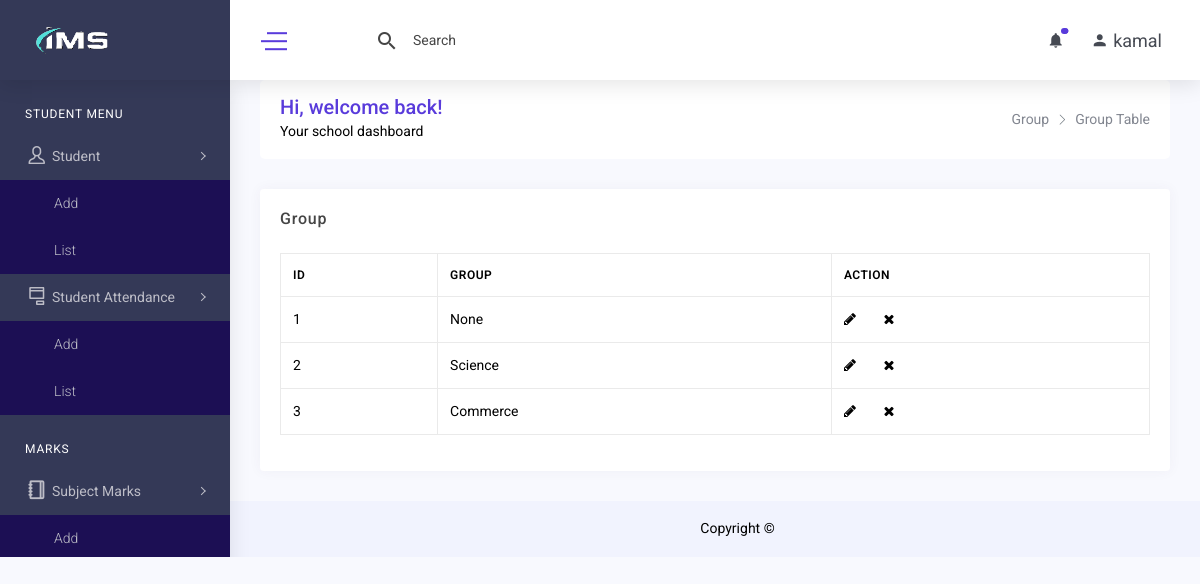
The page /group_list.php (signed in) on the database its author committed.
### tables this page shows
CREATE TABLE `group` (
  `id` int(11) NOT NULL,
  `group` varchar(255) DEFAULT NULL,
  `created_at` datetime DEFAULT NULL,
  `created_by` int(11) DEFAULT NULL,
  `updated_at` datetime DEFAULT NULL,
  `updated_by` int(11) DEFAULT NULL,
  `deleted_at` datetime DEFAULT NULL
);

### class/crud.php (called while the page is built, shortened)
<?php
    class crud{
        private $host='localhost';
        private $connection;
        public function __construct($user,$password,$database){
            $this->user=$user;
            $this->password=$password;
            $this->database=$database;
            $this->connection=new mysqli($this->host,$this->user,$this->password,$this->database);
        }
        public function common_select($table,$fields='*',$condition=false,$sort_field=false,$sort='ASC'){
            $result=array();
            $error=false;
            $sql="select $fields from $table where deleted_at is null ";
            $rs=$this->connection->query($sql);
            if($rs){
                if($rs->num_rows > 0){
                    while($r=$rs->fetch_object()){
                        array_push($result,$r);
                    }
                }
            }else{
                $error=$this->connection->error;
            }
            $return = array('data'=>$result,'error'=>$error);
            return $return;
        }
    }
?>

### include/connection.php (called while the page is built)
<?php
    include_once('class/crud.php');
    $mysqli=new crud("root","","ims");
    $baseurl="http://localhost/ims/";
?>

### group_list.php (the view, shortened to what this page needs)
<?php include('include/header.php') ?>
<?php include('include/sidebar.php')?>
    <div class="content-body">
        <div class="container-fluid">
            <div class="row page-titles mx-0">
                <div class="col-sm-6 p-md-0">
                    <div class="welcome-text">
                        <h4>Hi, welcome back!</h4>
                        <p class="mb-0">Your school dashboard</p>
                    </div>
                </div>
                <div class="col-sm-6 p-md-0 justify-content-sm-end mt-2 mt-sm-0 d-flex">
                    <ol class="breadcrumb">
                        <li class="breadcrumb-item"><a href="group_add.php">Group</a></li>
                        <li class="breadcrumb-item active"><a href="group_list.php">Group Table</a></li>
                    </ol>
                </div>
            </div>
            <div class="row">
                <div class="col-lg-12">
                    <div class="card">
                        <div class="card-header">
                            <h4 class="card-title">Group</h4>
                        </div>
                        <div class="card-body">
                            <div class="table-responsive">
                                <table class="table table-bordered verticle-middle table-responsive-sm">
                                    <thead>
                                        <tr>
                                            <th scope="col">ID</th>
                                            <th scope="col">Group</th>
                                            <th scope="col">Action</th>
                                        </tr>
                                    </thead>
                                    <tbody>
                                        <?php
                                            $result=$mysqli->common_select('`group`');
                                            if($result){
                                                if($result['data']){
                                                    $i=1;
                                                    foreach($result['data'] as $data){
                                        ?>
                                        <tr>
                                            <td><?= $i++ ?></td>
                                            <td><?= $data-> group ?></td>
                                            <td>
                                                <span>
                                                    <a href="<?= $baseurl ?>group_edit.php?id=<?= $data ->id ?>" class="mr-4" data-toggle="tooltip"
                                                        data-placement="top" title="Edit"><i
                                                            class="fa fa-pencil color-muted"></i> </a>
                                                    <a href="<?= $baseurl ?>group_delete.php?id=<?= $data ->id ?>" data-toggle="tooltip"
                                                        data-placement="top" title="Close"><i
                                                            class="fa fa-close color-danger"></i></a>
                                                </span>
                                            </td>
                                        </tr>
                                        <?php } } } ?>
                                    </tbody>
                                </table>
                            </div>
                        </div>
                    </div>
                </div>
            </div>
        </div>
    </div>
</body>
<?php include('include/footer.php') ?>

### rows shown on the page
group: group "None"
group: group "Science"
group: group "Commerce"

### other values the page prints
$_SESSION['username'] "kamal"
